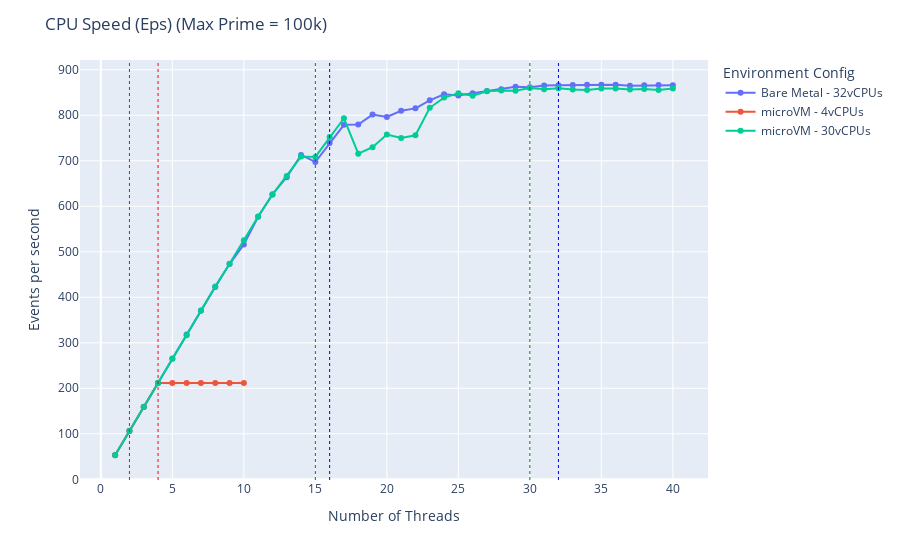

Notebook source saved alongside this figure:
### Code cell
fig = px.line(dff_100k, x='Number of Threads', y='Events per second', color='Environment Config', markers=True)
fig.add_vline(x=2, line_width=1, line_dash="dot", line_color="red")
fig.add_vline(x=4, line_width=1, line_dash="dot", line_color="red")
fig.add_vline(x=15, line_width=1, line_dash="dot", line_color="green")
fig.add_vline(x=16, line_width=1, line_dash="dot", line_color="blue")
fig.add_vline(x=30, line_width=1, line_dash="dot", line_color="green")
fig.add_vline(x=32, line_width=1, line_dash="dot", line_color="blue")
fig['layout'].update(title='CPU Speed (Eps) (Max Prime = 100k)')
fig.show()

### Figure 1 — Plotly figure (JSON) as saved in the notebook; plotly's stock layout.template omitted (floating-point values rounded to 4 significant figures)
{"data": [{"hovertemplate": "Environment Config=Bare Metal - 32vCPUs<br>Number of Threads=%{x}<br>Events per second=%{y}<extra></extra>", "legendgroup": "Bare Metal - 32vCPUs", "line": {"color": "#636efa", "dash": "solid"}, "marker": {"symbol": "circle"}, "mode": "markers+lines", "name": "Bare Metal - 32vCPUs", "orientation": "v", "showlegend": true, "type": "scatter", "x": [1, 2, 3, 4, 5, 6, 7, 8, 9, 10, 11, 12, 13, 14, 15, 16, 17, 18, 19, 20, 21, 22, 23, 24, 25, 26, 27, 28, 29, 30, 31, 32, 33, 34, 35, 36, 37, 38, 39, 40], "xaxis": "x", "y": [53.27, 106.4, 159.4, 212.1, 265.6, 318.0, 371.1, 422.9, 473.0, 516.2, 577.1, 626.5, 663.7, 712.8, 697.2, 739.0, 778.9, 779.8, 801.5, 796.2, 809.8, 815.1, 832.8, 845.9, 843.5, 848.2, 853.4, 857.3, 862.6, 861.4, 865.4, 866.2, 866.5, 866.9, 867.0, 866.9, 865, 865.9, 866.5, 866.0], "yaxis": "y"}, {"hovertemplate": "Environment Config=microVM - 4vCPUs<br>Number of Threads=%{x}<br>Events per second=%{y}<extra></extra>", "legendgroup": "microVM - 4vCPUs", "line": {"color": "#EF553B", "dash": "solid"}, "marker": {"symbol": "circle"}, "mode": "markers+lines", "name": "microVM - 4vCPUs", "orientation": "v", "showlegend": true, "type": "scatter", "x": [1, 2, 3, 4, 5, 6, 7, 8, 9, 10], "xaxis": "x", "y": [53.02, 105.9, 158.7, 211.4, 211.4, 211.4, 211.8, 211.5, 211.7, 211.4], "yaxis": "y"}, {"hovertemplate": "Environment Config=microVM - 30vCPUs<br>Number of Threads=%{x}<br>Events per second=%{y}<extra></extra>", "legendgroup": "microVM - 30vCPUs", "line": {"color": "#00cc96", "dash": "solid"}, "marker": {"symbol": "circle"}, "mode": "markers+lines", "name": "microVM - 30vCPUs", "orientation": "v", "showlegend": true, "type": "scatter", "x": [1, 2, 3, 4, 5, 6, 7, 8, 9, 10, 11, 12, 13, 14, 15, 16, 17, 18, 19, 20, 21, 22, 23, 24, 25, 26, 27, 28, 29, 30, 31, 32, 33, 34, 35, 36, 37, 38, 39, 40], "xaxis": "x", "y": [52.86, 105.9, 158.9, 211.8, 264.9, 316.8, 370.4, 423.5, 473.5, 525.4, 577.4, 625.5, 666.3, 709.2, 708.4, 752.0, 793.4, 715.5, 729.7, 757.7, 749.9, 756.0, 816.4, 838.8, 848.4, 843.1, 852.9, 854.6, 853.6, 859.6, 857.0, 859.4, 856.5, 855.6, 858.9, 858.7, 856.7, 857.7, 855.7, 858.5], "yaxis": "y"}], "layout": {"legend": {"title": {"text": "Environment Config"}, "tracegroupgap": 0}, "margin": {"t": 60}, "shapes": [{"line": {"color": "red", "dash": "dot", "width": 1}, "type": "line", "x0": 2, "x1": 2, "xref": "x", "y0": 0, "y1": 1, "yref": "y domain"}, {"line": {"color": "red", "dash": "dot", "width": 1}, "type": "line", "x0": 4, "x1": 4, "xref": "x", "y0": 0, "y1": 1, "yref": "y domain"}, {"line": {"color": "green", "dash": "dot", "width": 1}, "type": "line", "x0": 15, "x1": 15, "xref": "x", "y0": 0, "y1": 1, "yref": "y domain"}, {"line": {"color": "blue", "dash": "dot", "width": 1}, "type": "line", "x0": 16, "x1": 16, "xref": "x", "y0": 0, "y1": 1, "yref": "y domain"}, {"line": {"color": "green", "dash": "dot", "width": 1}, "type": "line", "x0": 30, "x1": 30, "xref": "x", "y0": 0, "y1": 1, "yref": "y domain"}, {"line": {"color": "blue", "dash": "dot", "width": 1}, "type": "line", "x0": 32, "x1": 32, "xref": "x", "y0": 0, "y1": 1, "yref": "y domain"}], "title": {"text": "CPU Speed (Eps) (Max Prime = 100k)"}, "xaxis": {"anchor": "y", "domain": [0, 1], "title": {"text": "Number of Threads"}}, "yaxis": {"anchor": "x", "domain": [0, 1], "title": {"text": "Events per second"}}}}
